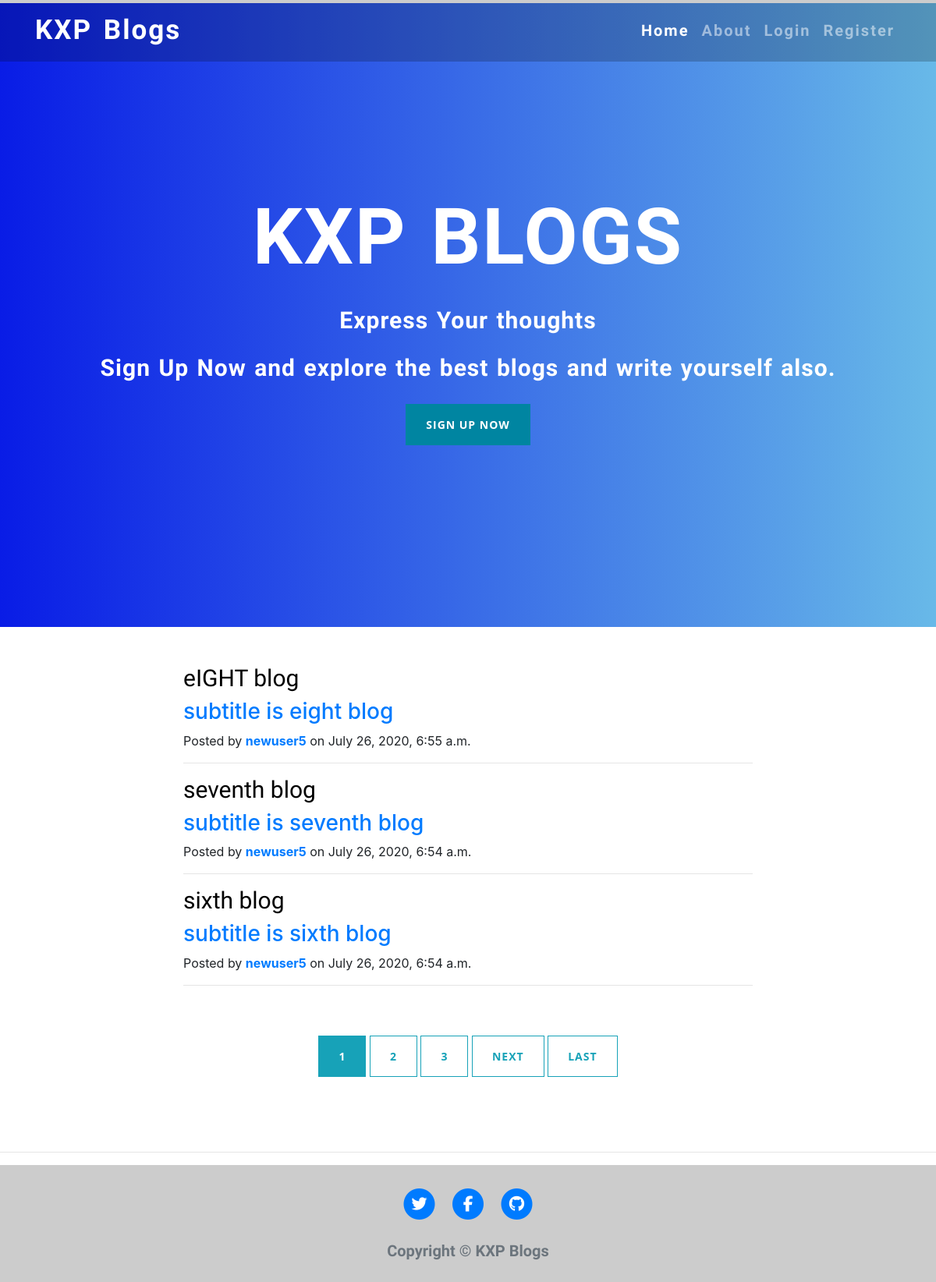
The page / on the database its author committed.
### blog/models.py (models this page shows, shortened)
class Post(models.Model):
    title = models.CharField(max_length=100, primary_key=True)
    subtitle = models.CharField(max_length=100,default='')
    content = models.TextField(default='')
    date_posted = models.DateTimeField(default=timezone.now)
    author = models.ForeignKey(User, on_delete=models.CASCADE)

### blog/views.py (the view)
# urls.py: path('', PostListView.as_view(), name='blog-home'),
class PostListView(ListView):
    model = Post
    template_name = 'blog/home.html'
    context_object_name = 'posts'
    ordering = ['-date_posted']
    paginate_by = 3

### blog/templates/blog/home.html (shortened to what this page needs)
{% extends "blog/base.html" %}
{% load static %}
{% block content %}
<div class="bgimage">
      <div class="mask rgba-black-light d-flex justify-content-center align-items-center">
      <div class="text-center white-text mx-5 wow fadeIn">
        <h1 class="mb-4" >
          <strong>KXP BLOGS</strong>
        </h1>
        <p>
          <strong>Express Your thoughts</strong>
        </p>
       {% if user.is_authenticated %}
         <p class="mb-4 d-none d-md-block">
          <strong>Write Something and let the other know what you feel.</strong>
        </p>
        <a class="btn btn-primary " href="#">Write a Blog</a>
        {% else %}
         <p class="mb-4 d-none d-md-block">
          <strong>Sign Up Now and explore the best blogs and write yourself also.</strong>
        </p>
        <a class="btn btn-primary " href="#">Sign Up Now</a>
        {% endif %}
    </div>
    </div>
  </div>
<div class="container my-5">
    <div class="row">
{% for post in posts %}
      <div class="col-lg-8 col-md-10 mx-auto">
        <div class="preview">
          <a href="{% url 'post-detail' post.title %}">
            <h2 class="title">
              {{ post.title }}
            </h2>
            <h3 class="content">
                {{ post.subtitle }}
            </h3>
          </a>
          <p class="meta">Posted by
            <a href="{% url 'user-posts' post.author.username %}">{{ post.author }}</a>
            on {{post.date_posted}}</p>
        </div>
        <hr>
      </div>
{% endfor %}
    </div>
    {% if is_paginated %}
    <div class="row">
        <div class="col-lg-12">
        <div class="clearfix text-center my-5" >
      {% for num in page_obj.paginator.page_range %}
           {% if page_obj.number == num %}
              <a class="btn btn-info" href="?page={{ num }}">{{ num }} </a>
           {% elif num > page_obj.number|add:'-3' and num < page_obj.number|add:'3'%}
               <a class="btn btn-outline-info" href="?page={{ num }}">{{ num }} </a>
            {% endif %}
      {% endfor %}
      {% if page_obj.has_next %}
         <a class="btn btn-outline-info" href="?page={{ page_obj.next_page_number }}">next</a>
         <a class="btn btn-outline-info" href="?page={{ page_obj.paginator.num_pages }}">Last</a>
      {% endif %}
        </div>
    </div>
    </div>
  </div>
{% endif %}
  <hr>
  <footer>
    <div class="container-fluid" style=" background-color:rgba(0,0,0,.2);">
      <div class="row footer1 ">
        <div class="col-lg-12 col-md-12  ">
          <ul class="list-inline text-center">
            <li class="list-inline-item">
              <a href="#">
                <span class="fa-stack fa-lg">
                  <i class="fas fa-circle fa-stack-2x"></i>
                  <i class="fab fa-twitter fa-stack-1x fa-inverse"></i>
                </span>
              </a>
            </li>
            <li class="list-inline-item">
              <a href="#">
                <span class="fa-stack fa-lg">
                  <i class="fas fa-circle fa-stack-2x"></i>
                  <i class="fab fa-facebook-f fa-stack-1x fa-inverse"></i>
                </span>
              </a>
            </li>
            <li class="list-inline-item">
              <a href="#">
                <span class="fa-stack fa-lg">
                  <i class="fas fa-circle fa-stack-2x"></i>
                  <i class="fab fa-github fa-stack-1x fa-inverse"></i>
                </span>
              </a>
            </li>
          </ul>
        </div>
        <div class="col-lg-12 col-md-12  ">
          <p class="copyright text-muted" style="font-size:20px; font-weight: 800; font-family: 'Sora', sans-serif; text-align:center;">Copyright &copy; KXP Blogs</p>
        </div>
      </div>
    </div>
  </footer>
{% endblock content %}

### blog/templates/blog/base.html (shortened to what this page needs)
<!doctype html>
<html lang="en">
  <head>
    <link rel="stylesheet" href="https://stackpath.bootstrapcdn.com/bootstrap/4.3.1/css/bootstrap.min.css">
  </head>
  <body>
  <div class="container-fluid my-1">
    <header >
    <nav class="navbar fixed-top navbar-expand-lg navbar-dark scrolling-navbar ">
      <div class="container">
  <a class="navbar-brand" href="#">KXP Blogs</a>
  <div class="collapse navbar-collapse" id="navbarSupportedContent">
    <ul class="navbar-nav ml-auto ">
      {% if user.is_authenticated %}
      <li class="nav-item active">
        <a class="nav-link" href="{% url 'blog-home' %}">Home <span class="sr-only">(current)</span></a>
      </li>
      <li class="nav-item">
        <a class="nav-link" href="{% url 'blog-about' %}">About</a>
      </li>
      <li class="nav-item">
        <a class="nav-link" href="{% url 'post-create' %}">Create</a>
      </li>
      <li class="nav-item">
        <a class="nav-link" href="{% url 'logout' %}">Logout</a>
      </li>
      <li class="nav-item">
        <a class="nav-link" href="{% url 'profile' %}">Profile</a>
      </li>
      {% else %}
      <li class="nav-item active">
        <a class="nav-link" href="{% url 'blog-home' %}">Home <span class="sr-only">(current)</span></a>
      </li>
      <li class="nav-item">
        <a class="nav-link" href="{% url 'blog-about' %}">About</a>
      </li>
      <li class="nav-item">
        <a class="nav-link" href="{% url 'login' %}">Login</a>
      </li>
      <li class="nav-item">
        <a class="nav-link" href="{% url 'register' %}">Register</a>
      </li>
     {% endif %}
    </ul>
  </div>
</div>
</nav>
</header>
  </div>
    {% block content %}
    {% endblock %}
  </body>
</html>

### rows shown on the page
Post: title "eIGHT blog", subtitle "subtitle is eight blog", author "newuser5", date_posted "July 26, 2020, 6:55 a.m."
Post: title "seventh blog", subtitle "subtitle is seventh blog", author "newuser5", date_posted "July 26, 2020, 6:54 a.m."
Post: title "sixth blog", subtitle "subtitle is sixth blog", author "newuser5", date_posted "July 26, 2020, 6:54 a.m."

### other values the page prints
{{ num }} "1"
{{ num }} "2" "3"
